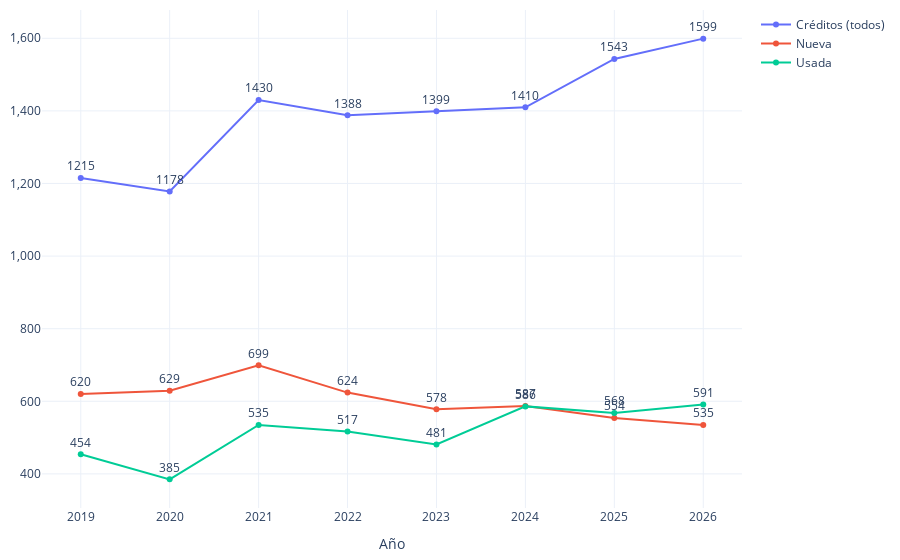

Source (notebook cell):
### Code cell
import os
import plotly.graph_objects as go
import plotly.io as pio

# Crear una figura
fig = go.Figure()

# Graficar cada modalidad
for modalidad in conteo_pachuca['modalidad'].unique():
    df_modalidad = conteo_pachuca[conteo_pachuca['modalidad'] == modalidad]
    fig.add_trace(go.Scatter(
        x=df_modalidad['año'], 
        y=df_modalidad['num_registros'], 
        mode='lines+markers+text',  # Mostrar líneas, puntos y texto
        name=modalidad, 
        text=df_modalidad['num_registros'],  # Añadir el texto de los valores
        textposition="top center"  # Posicionar el texto encima de los puntos
    ))

# Configurar el diseño
fig.update_layout(
    xaxis_title="Año",
    #yaxis_title="Número de Registros",
    template="plotly_white",
    margin=dict(l=10, r=10, t=10, b=10)
)
# Configurar el eje Y para mostrar los valores completos en miles (sin 'K')
fig.update_yaxes(tickformat=",")  # ',' para formato de miles sin abreviación


# Función para exportar gráfica como archivo HTML
def guardar_grafico_como_html(fig, nombre_archivo, carpeta='assets/graficas'):
    # Crear la carpeta si no existe
    if not os.path.exists(carpeta):
        os.makedirs(carpeta)
    # Guardar la gráfica como archivo HTML en la carpeta especificada
    pio.write_html(fig, os.path.join(carpeta, f'{nombre_archivo}.html'))

# Exportar
guardar_grafico_como_html(fig, 'g_scatt_forecast_credit_cantidad', carpeta='assets/graficas')
fig.show()

### Figure 1 — Plotly figure (JSON) as saved in the notebook; plotly's stock layout.template omitted (floating-point values rounded to 4 significant figures)
{"data": [{"mode": "lines+markers+text", "name": "Créditos (todos)", "text": [1215, 1178, 1430, 1388, 1399, 1410, 1543, 1599], "textposition": "top center", "type": "scatter", "x": [2019, 2020, 2021, 2022, 2023, 2024, 2025, 2026], "y": [1215, 1178, 1430, 1388, 1399, 1410, 1543, 1599]}, {"mode": "lines+markers+text", "name": "Nueva", "text": [620, 629, 699, 624, 578, 587, 554, 535], "textposition": "top center", "type": "scatter", "x": [2019, 2020, 2021, 2022, 2023, 2024, 2025, 2026], "y": [620, 629, 699, 624, 578, 587, 554, 535]}, {"mode": "lines+markers+text", "name": "Usada", "text": [454, 385, 535, 517, 481, 586, 568, 591], "textposition": "top center", "type": "scatter", "x": [2019, 2020, 2021, 2022, 2023, 2024, 2025, 2026], "y": [454, 385, 535, 517, 481, 586, 568, 591]}], "layout": {"margin": {"b": 10, "l": 10, "r": 10, "t": 10}, "xaxis": {"title": {"text": "Año"}}, "yaxis": {"tickformat": ","}}}
